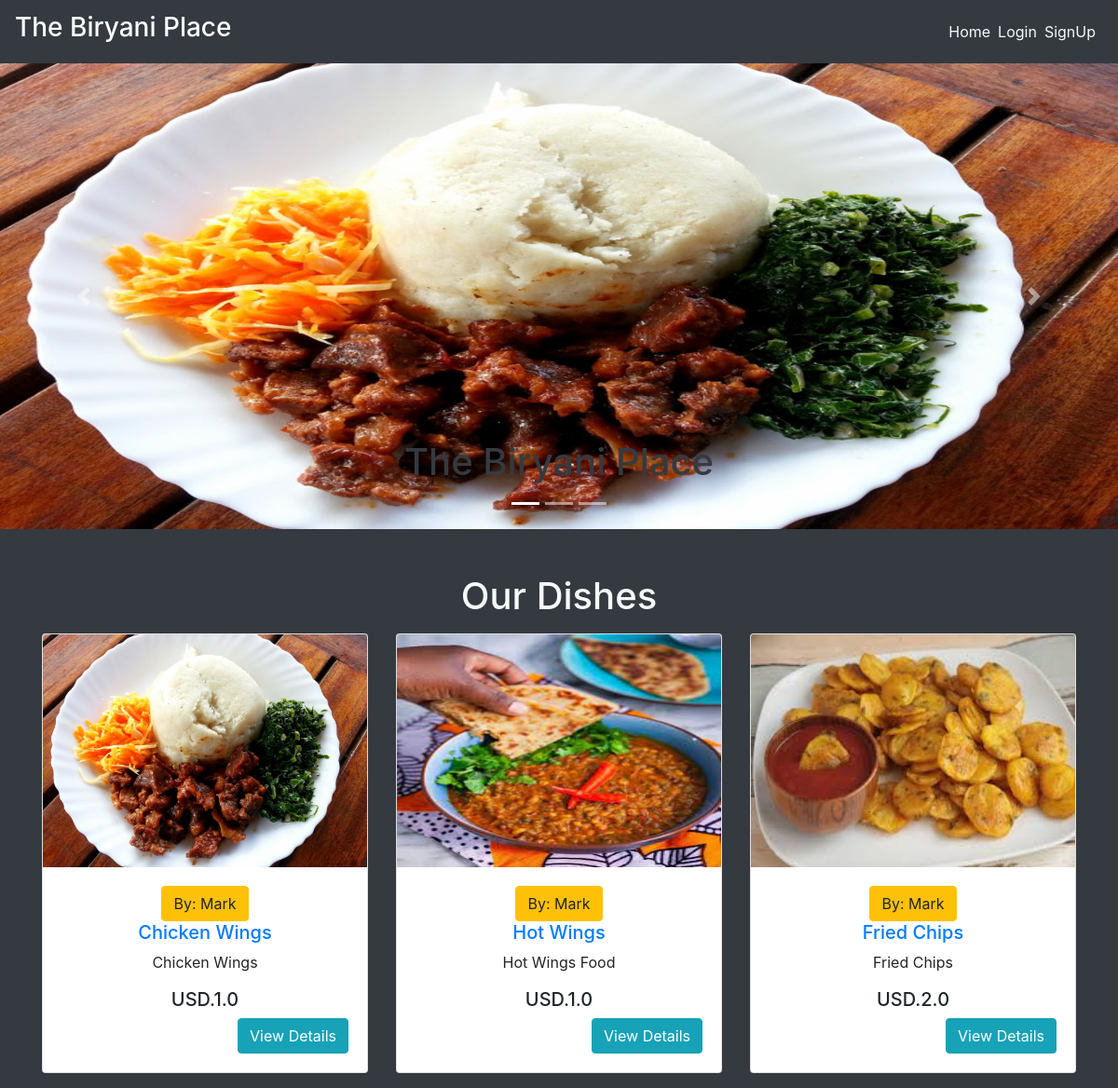
The page / on the database its author committed.
### main/models.py (models this page shows, shortened)
class Item(models.Model):
    LABELS = (
        ('BestSeller', 'BestSeller'),
        ('New', 'New'),
        ('Spicy🔥', 'Spicy🔥'),
    )
    LABEL_COLOUR = (
        ('danger', 'danger'),
        ('success', 'success'),
        ('primary', 'primary'),
        ('info', 'info')
    )
    title = models.CharField(max_length=150)
    description = models.CharField(max_length=250,blank=True)
    price = models.FloatField()
    pieces = models.IntegerField(default=6)
    instructions = models.CharField(max_length=250,default="Menu Option Available")
    image = models.ImageField(default='default.png', upload_to='images/')
    labels = models.CharField(max_length=25, choices=LABELS, blank=True)
    label_colour = models.CharField(max_length=15, choices=LABEL_COLOUR, blank=True)
    slug = models.SlugField(default="sushi_name")
    created_by = models.ForeignKey(User, on_delete=models.CASCADE)

### main/views.py (the view)
# urls.py: path('', MenuListView.as_view(), name='home'),
class MenuListView(ListView):
    model = Item
    template_name = 'main/home.html'
    context_object_name = 'menu_items'

### main/templates/main/home.html (shortened to what this page needs)
{% extends "main/layout.html" %}
{% block content %}
  <div class="home bg-dark">
    <div id="carouselExampleCaptions" class="carousel slide mb-5" data-ride="carousel" style="height: 500px;">
        <ol class="carousel-indicators">
          <li data-target="#carouselExampleCaptions" data-slide-to="0" class="active"></li>
          <li data-target="#carouselExampleCaptions" data-slide-to="1"></li>
          <li data-target="#carouselExampleCaptions" data-slide-to="2"></li>
        </ol>
        <div class="carousel-inner">
          <div class="carousel-item active">
            <img src="../media/sushi.jpg" class="d-block w-100" alt="sushi1" height="500px">
            <div class="carousel-caption d-none d-md-block text-dark">
              <h1>The Biryani Place</h1>
            </div>
          </div>
        </div>
        <a class="carousel-control-prev" href="#carouselExampleCaptions" role="button" data-slide="prev">
          <span class="carousel-control-prev-icon" aria-hidden="true"></span>
        </a>
        <a class="carousel-control-next" href="#carouselExampleCaptions" role="button" data-slide="next">
          <span class="carousel-control-next-icon" aria-hidden="true"></span>
        </a>
    </div>
    <div class="container">
      <h1 class="text-center text-light mb-3">Our Dishes</h1>
      <div class="row">
        {% for item in menu_items %}
            <div class="col-sm-4">
                <div class="card mb-3" style="height: fit-content; overflow: auto;">
                  <img src="{{ item.image.url }}" style="height: 250px;">
                    <div class="card-body text-center">
                      <button class="btn btn-warning">By: Mark </button>
                      <h5 class="text-center"><a href="{% url 'main:dishes' item.slug %}">{{ item.title }} </a><span class="badge badge-{{ item.label_colour }}">{{ item.labels }}</span></h5>
                      <p class="text-center">{{ item.description }}</p>
                      <h5 class="text-center">USD.{{ item.price }}</h5>
                      <a href="{% url 'main:dishes' item.slug %}" class="btn btn-info float-right">View Details</a>
                    </div>
                </div>
            </div>
        {% endfor %}
      </div>
    </div>
  </div>
{% endblock content %}

### main/templates/main/layout.html (shortened to what this page needs)
{% load get_group %}
{% load static %}
<!DOCTYPE html>
<html lang="en">
<head>
    <link rel="stylesheet" href="https://maxcdn.bootstrapcdn.com/bootstrap/4.0.0/css/bootstrap.min.css">
    <link rel="stylesheet" type="text/css" href="{% static 'main/styles.css' %}">
</head>
<body>
    <nav class="navbar navbar-expand-lg navbar-dark bg-dark">
        <a class="navbar-brand" href="/"><h3>The Biryani Place</h3></a>
        <div class="collapse navbar-collapse" id="navbarNav">
            <ul class="navbar-nav ml-auto">
                    <li><a href="{% url 'main:home' %}" class="mr-2 text-light">Home</a></li>
                {% if user.is_authenticated %}
                    {% if request.user|has_group:"admin_owner" %}
                        <li><a href="{% url 'main:admin_dashboard' %}" class="mr-2 text-light">DashBoard</a></li>
                        <li>
                            <form class="logout-link" action="{% url 'accounts:logout' %}" method="post">
                                {% csrf_token %}
                                <button type="submit" class="mr-2">Logout</button>
                            </form>
                        </li>
                    {% else %}
                        <li><a href="{% url 'main:cart' %}" class="mr-2 text-light">My Cart🛒</a></li>
                        <li><a href="{% url 'main:order_details' %}" class="mr-2 text-light">Your Orders</a></li>
                        <li>
                            <form class="logout-link" action="{% url 'accounts:logout' %}" method="post">
                                {% csrf_token %}
                                <button type="submit" class="mr-2">Logout</button>
                            </form>
                        </li>
                    {% endif %}
                {% else %}
                    <li><a href="{% url 'accounts:login' %}" class="mr-2 text-light">Login</a></li>
                    <li><a href="{% url 'accounts:signup' %}" class="mr-2 text-light">SignUp</a></li>
                {% endif %}
            </ul>
        </div>
    </nav>
    <main role="main">
        {% block content %}{% endblock %}
    </main>

### rows shown on the page
Item: image (placeholder picture), title "Chicken Wings", description "Chicken Wings", price "1.0"
Item: image (picture), title "Hot Wings", description "Hot Wings Food", price "1.0"
Item: image (picture), title "Fried Chips", description "Fried Chips", price "2.0"
